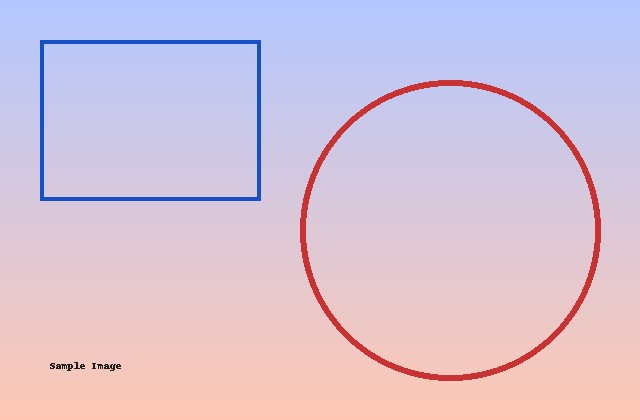
#> input picture uploads/example.jpg, 640 x 420 px
$ python -i image_processing.py   (imports and definitions only)   (older library calls are emulated)
#> lines starting #> are read from the running program, lines starting #| are printed output that depends on the picture
#> further down, picture is the input picture: shape (420, 640, 3); mean B, G, R 214.2, 195.4, 214.3
import cv2
import numpy as np

ALLOWED_EXTENSIONS = {'png', 'jpg', 'jpeg', 'bmp', 'tif', 'tiff'}

def allowed_file(filename: str) -> bool:
    return '.' in filename and filename.rsplit('.', 1)[1].lower() in ALLOWED_EXTENSIONS

def ensure_odd(k: int) -> int:
    k = max(1, int(k))
    if k % 2 == 0:
        k += 1
    return k

def to_gray(bgr):
    if len(bgr.shape) == 2:
        return bgr
    return cv2.cvtColor(bgr, cv2.COLOR_BGR2GRAY)
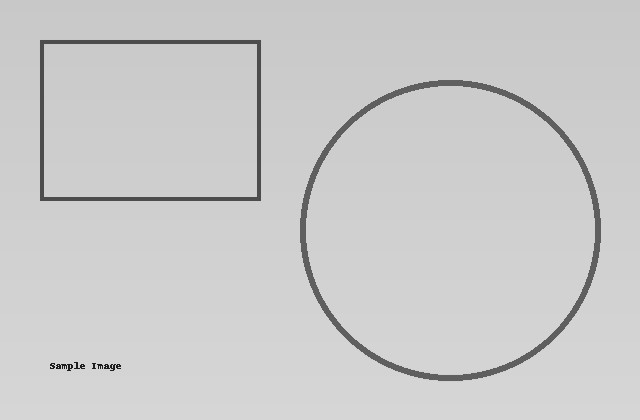
#> returned value: shape (420, 640); min 18, max 225, mean 203.2

def to_bgr(img):
    if len(img.shape) == 2:
        return cv2.cvtColor(img, cv2.COLOR_GRAY2BGR)
    return img

# ---------- Intensity Transformations ----------
def negative_image(bgr):
    return 255 - bgr

# [65 lines left out: functions log_transform, gamma_correction, piecewise_linear, hist_equalize, clahe_equalize, not called in this run]

# ---------- Blur Filters (enhanced) ----------
def mean_blur(bgr, kernel_size=3):
    k = ensure_odd(kernel_size)
    return cv2.blur(bgr, (k, k))

def gaussian_blur(bgr, kernel_size=3, sigma=1.0):
    k = ensure_odd(kernel_size)
    return cv2.GaussianBlur(bgr, (k, k), sigmaX=float(sigma), sigmaY=float(sigma))

# [4 lines left out: function median_blur, not called in this run]

def bilateral_filter(bgr, diameter=9, sigma_color=75, sigma_space=75):
    d = int(diameter)
    return cv2.bilateralFilter(bgr, d, float(sigma_color), float(sigma_space))

# ---------- Edge Detection ----------
# [50 lines left out: functions sobel_edges, prewitt_edges, laplacian_edges, canny_edges, binary_threshold, unsharp_mask, not called in this run]

def laplacian_sharpen(bgr, kernel_size=3, alpha=1.0):
    kernel_size = ensure_odd(kernel_size)
    gray = to_gray(bgr)
    lap = cv2.Laplacian(gray, cv2.CV_16S, ksize=kernel_size)
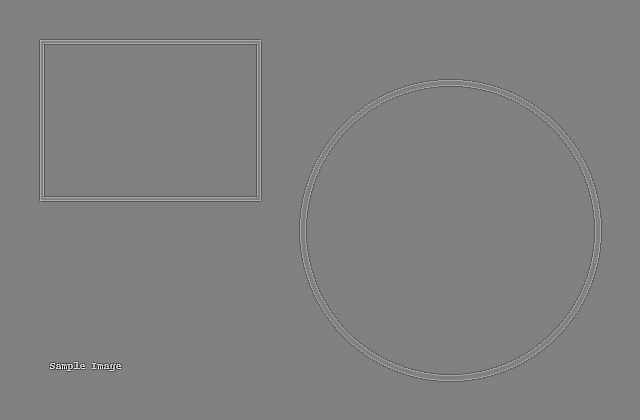
#> lap: shape (420, 640) int16; min -1546, max 1510, mean 0; drawn with min black and max white
    lap_abs = cv2.convertScaleAbs(lap)
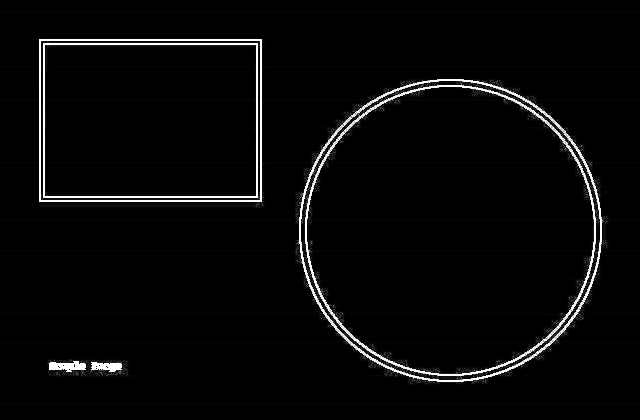
#> lap_abs: shape (420, 640); min 0, max 255, mean 8.8
    lap_bgr = to_bgr(lap_abs)
    sharp = cv2.addWeighted(bgr.astype(np.float32), 1.0, lap_bgr.astype(np.float32), -alpha, 0)
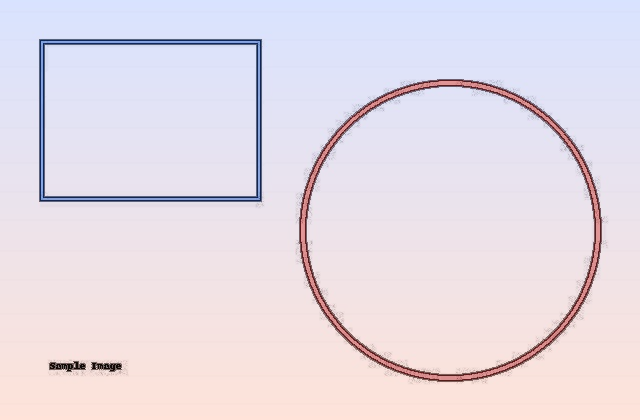
#> sharp: shape (420, 640, 3) float32; mean B, G, R 205.3, 186.7, 205.6; drawn with min black and max white
    sharp = np.clip(sharp, 0, 255).astype(np.uint8)
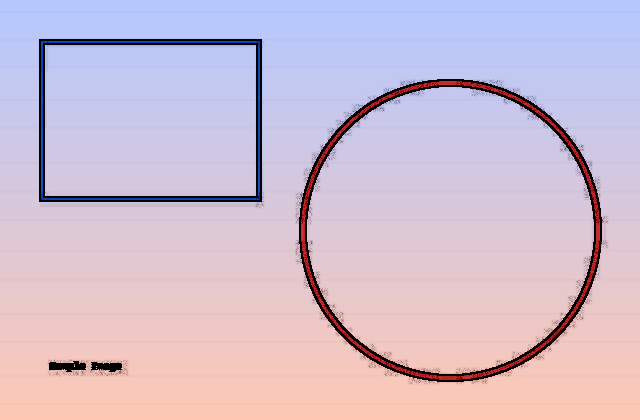
#> sharp: shape (420, 640, 3); mean B, G, R 208, 190.1, 207.9
    return sharp

# ---------- Dispatcher ----------
# [84 lines left out: function apply_filter, not called in this run]

>>> import cv2
>>> picture = cv2.imread('uploads/example.jpg')
>>> result = laplacian_sharpen(picture)
